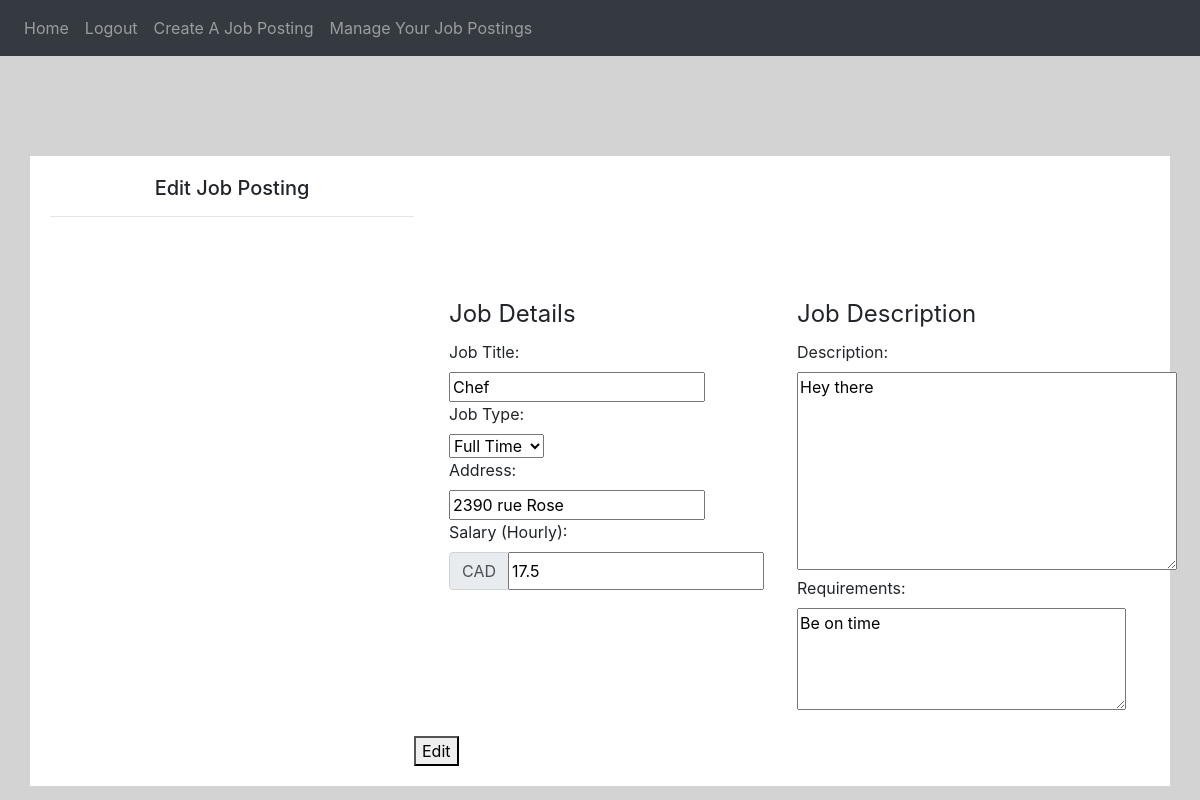
/edit_job_posting/2 (signed in), run on the app's committed database.
### website/models.py (models this page shows)
class JobPosting(db.Model):
    id = db.Column(db.Integer, primary_key=True)
    title = db.Column(db.String(100))
    job_type = db.Column(db.String(50))
    address = db.Column(db.String(200))
    salary = db.Column(db.Float)
    description = db.Column(db.Text)
    requirements = db.Column(db.Text)
    employer_id = db.Column(db.Integer, db.ForeignKey('user.id'))  # Relationship with User model

### website/auth.py (the view, shortened to what this page needs)
@auth.route('/edit_job_posting/<int:job_id>', methods=['GET', 'POST'])
@login_required
def edit_job_posting(job_id):
    joposting = JobPosting.query.get_or_404(job_id)
    is_new_job = False
    return render_template('dashbord.html', joposting=joposting, user=current_user, is_new_job=is_new_job, header='Edit Job Posting', button_text='Update')

### website/__init__.py (called while the page is built)
def create_app():
    app = Flask(__name__)
    app.config['SECRET_KEY'] = 'dinaomidvartehrani'
    app.config['SQLALCHEMY_DATABASE_URI'] = f'sqlite:///{DB_NAME}'
    db.init_app(app)
    from .views import views
    from .auth import auth
    app.register_blueprint(views, url_prefix='/')
    app.register_blueprint(auth, url_prefix='/')
    from .models import User, Note, JobPosting
    with app.app_context():
        db.create_all()
    login_manager = LoginManager()
    login_manager.login_view = 'auth.login'
    login_manager.init_app(app)
    @login_manager.user_loader
    def load_user(id):
        return User.query.get(int(id))
    return app

### website/templates/dashbord.html (shortened to what this page needs)
{% extends "base.html" %} {% block title %}Create Job Posting{% endblock %}
{% block content%}
<link rel="stylesheet" href="https://code.jquery.com/ui/1.12.1/themes/base/jquery-ui.css">
<body>
<div>
  <h5 align="center">{{ header }}</h5>
  <hr>
</div>
<form method="POST" action="{{ url_for('auth.create_job' if is_new_job else 'auth.edit_job_posting', job_id=joposting.id if not is_new_job else None) }}">
  <div class="container">
    <div class="col-md-6">
      <fieldset>
        <legend>Job Details</legend>
        <label for="title">Job Title:</label><br>
        <input type="text" id="title" name="title" placeholder="Type here..." value="{{ joposting.title if not is_new_job else '' }}" required><br>
        <label for="job-type">Job Type:</label><br>
        <select id="job-type" name="job-type">
          <option value="full-time" {% if joposting.job_type =='full-time' or is_new_job %}selected{% endif %}>Full Time</option>
        </select><br>
        <label for="address">Address:</label><br>
        <input type="text" id="address" name="address" placeholder="Type here..." value="{{ joposting.address if not is_new_job else '' }}" required><br>
        <label for="salary">Salary (Hourly):</label>
        <div class="input-group">
          <div class="input-group-prepend">
            <span class="input-group-text">CAD</span>
          </div>
          <input type="text" id="salary" name="salary" pattern="\d+(\.\d{1,2,3})?" value="{{ joposting.salary if not is_new_job else '' }}" required>
        </div><br>
      </fieldset>
    </div>
<div class="col-md-6">
      <fieldset>
        <legend>Job Description</legend>
        <label for="description">Description:</label><br>
        <textarea id="description" name="description" placeholder="Type here..." rows="8" cols="35" required>{{ joposting.description if not is_new_job else '' }}</textarea><br>
        <label for="requirements">Requirements:</label><br>
        <textarea id="requirements" name="requirements" placeholder="Type here..." rows="4" cols="30" required>{{ joposting.requirements if not is_new_job else '' }}</textarea><br>
      </fieldset>
    </div>
</div>
    <div>
    {% if header == "Create A Job Posting" %}
    <button type="submit">Create</button>
    {% elif header == "Edit Job Posting" %}
    <button type="submit">Edit</button>
    {% endif %}
</div>
</form>
</body>
{% endblock %}

### website/templates/dashbord.html (style rules this page uses)
body { background-color: lightgray; }
.container { display: flex; justify-content: space-between; margin-top: 100px; background-color: white; padding: 20px; }
.container > div { flex-basis: 85%; }

### data on the page
JobPosting: title "Chef", job-type "Full Time", address "2390 rue Rose", salary "17.5", description "Hey there", requirements "Be on time"

### other printed values
{{ header }} "Edit Job Posting"
